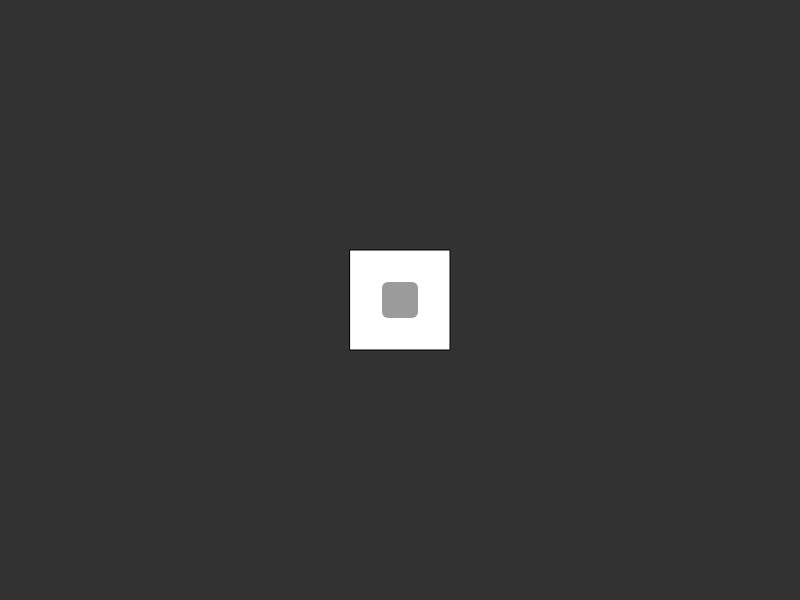
Frame 1 (no input)
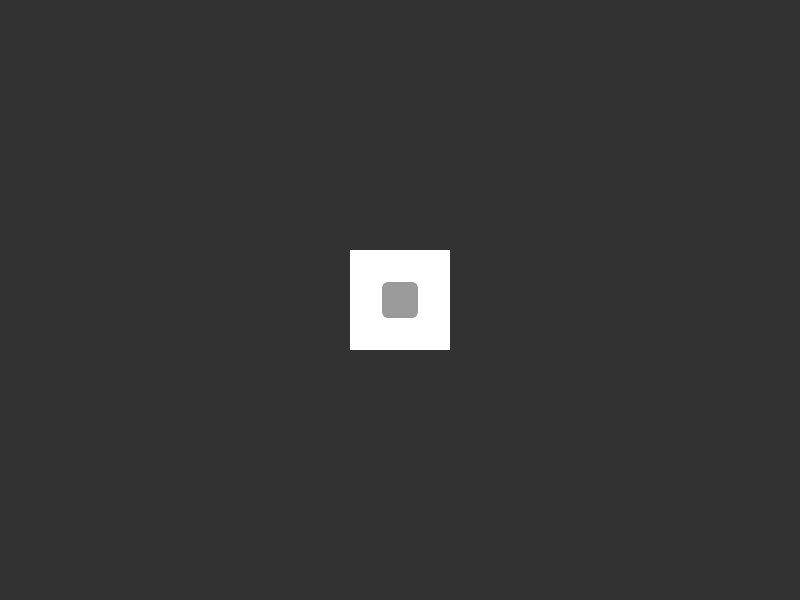
Frame 60 (no input)
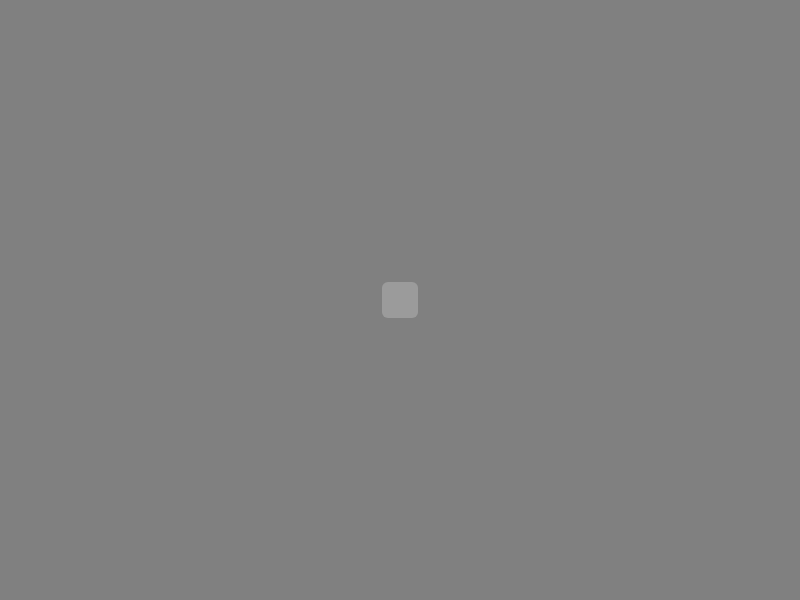
Frame 120 (the mouse pressed at the canvas centre since frame 60)

The p5.js sketch that drew these frames (run headless with seeded random() and noise() and a simulated clock; from frame 60 on, the mouse is pressed at the canvas centre):

// p5.js sketch
// ── sketch.js
var fillEllipse = true;
var bg = 50;
function Block(x, y) {
  this.x = x;
  this.y = y;
  this.width = 36;
  this.corner = 6;
  this.col = color(155);
  this.isLabeled = false;

  this.changeColor = function() {
    this.col = color(random(255), random(255), random(255));
  }
  this.display = function() {
    noStroke();
    // stroke(255);
    fill(this.col);
    rect(this.x, this.y, this.width, this.width, this.corner);
    if (this.isLabeled) {
      fill(255);
      ellipse(this.x+this.width/2, this.y+this.width/2, this.width/4, this.width/4);
    }
  }

  this.intersects = function(other) {
    var d = dist(this.x, this.y, other.x, other.y);
    if (d < this.width + other.width) {
      return true;
    } else {
      return false;
    }
  }

  this.update = function() {
    this.x = this.x + random(-1, 1);
    this.y = this.y + random(-1, 1);
  }

  this.clicked = function() {
    if ((mouseX<this.x+this.width)&&(mouseY<this.y+this.width)&&(mouseX>this.x)&&(mouseY>this.y)) {
      this.isLabeled = true;
      return true
      }
    return false
  }

  this.switch = function(other) {
    var tempCol = this.col;
    this.col = other.col;
    other.col = tempCol;
  }

  this.setLabel = function(lab=false) {
    this.isLabeled = lab;
  }
}

function setup() {
  createCanvas(displayWidth, displayHeight);
  rectMode(CENTER);
  block = new Block(displayWidth/2,displayHeight/2);
}
function draw() {
  background(bg);
  if (fillEllipse) {
    fill(255);
  }
  else {
    noFill();
  }
  rect(width/2, height/2, 100, 100);
  block.display();
}
function touchStarted() {
  fillEllipse = !fillEllipse;
  bg = 128;
}
function touchEnded() {
  bg = 50;
}
function touchMoved() {
  // otherwise the display will move around
  // with your touch :(
  return false;
}
